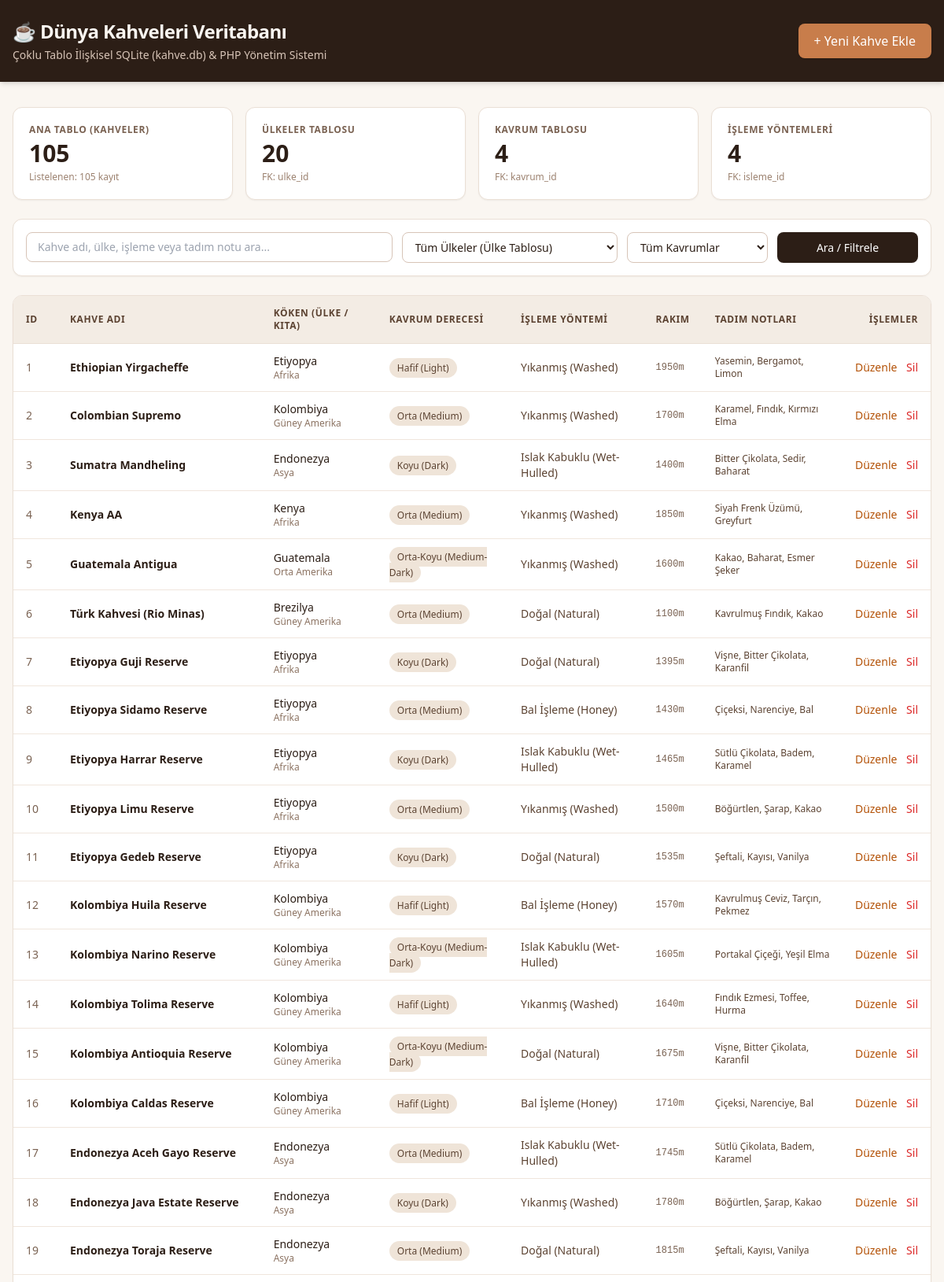
The page / (upper part) on the database its author committed.
### tables this page shows
CREATE TABLE kahveler (
    id INTEGER PRIMARY KEY AUTOINCREMENT,
    kahve_adi TEXT NOT NULL,
    ulke_id INTEGER NOT NULL,
    kavrum_id INTEGER NOT NULL,
    isleme_id INTEGER NOT NULL,
    rakim TEXT NOT NULL,
    tadım_notlari TEXT NOT NULL,
    FOREIGN KEY (ulke_id) REFERENCES ulkeler(id),
    FOREIGN KEY (kavrum_id) REFERENCES kavrum_dereceleri(id),
    FOREIGN KEY (isleme_id) REFERENCES isleme_yontemleri(id)
);

CREATE TABLE ulkeler (
    id INTEGER PRIMARY KEY AUTOINCREMENT,
    ulke_adi TEXT NOT NULL UNIQUE,
    kita TEXT NOT NULL
);

CREATE TABLE kavrum_dereceleri (
    id INTEGER PRIMARY KEY AUTOINCREMENT,
    kavrum_adi TEXT NOT NULL UNIQUE
);

CREATE TABLE isleme_yontemleri (
    id INTEGER PRIMARY KEY AUTOINCREMENT,
    yontem_adi TEXT NOT NULL UNIQUE
);

### index.php (the view, shortened to what this page needs)
<?php
require_once 'includes/baglanti.php';
$ulkeler = $db->query("SELECT * FROM ulkeler ORDER BY ulke_adi ASC")->fetchAll(PDO::FETCH_ASSOC);
$kavrumlar = $db->query("SELECT * FROM kavrum_dereceleri ORDER BY id ASC")->fetchAll(PDO::FETCH_ASSOC);
$islemeYontemleri = $db->query("SELECT * FROM isleme_yontemleri ORDER BY id ASC")->fetchAll(PDO::FETCH_ASSOC);
$arama = trim($_GET['q'] ?? '');
$sql = "
SELECT
    k.id,
    k.kahve_adi,
    k.ulke_id,
    k.kavrum_id,
    k.isleme_id,
    k.rakim,
    k.tadım_notlari,
    u.ulke_adi,
    u.kita,
    kd.kavrum_adi,
    iy.yontem_adi
FROM kahveler k
INNER JOIN ulkeler u ON k.ulke_id = u.id
INNER JOIN kavrum_dereceleri kd ON k.kavrum_id = kd.id
INNER JOIN isleme_yontemleri iy ON k.isleme_id = iy.id
WHERE 1=1
";
$params = [];
$sql .= " ORDER BY k.id ASC";
$stmt = $db->prepare($sql);
$stmt->execute($params);
$kahveler = $stmt->fetchAll(PDO::FETCH_ASSOC);
$toplamKahve = $db->query("SELECT COUNT(*) FROM kahveler")->fetchColumn();
?>
<!DOCTYPE html>
<html lang="tr">
<head>
  <script src="https://cdn.tailwindcss.com"></script>
</head>
<body class="min-h-screen pb-14">
  <header class="bg-[#2C1E16] text-[#FAF6F1] shadow-md">
    <div class="max-w-7xl mx-auto px-4 py-6 flex flex-col sm:flex-row sm:items-center sm:justify-between gap-4">
      <div>
        <h1 class="text-2xl font-bold tracking-tight">☕ Dünya Kahveleri Veritabanı</h1>
        <p class="text-sm text-[#D7C4B7] mt-1">Çoklu Tablo İlişkisel SQLite (kahve.db) & PHP Yönetim Sistemi</p>
      </div>
      <button onclick="yeniModalAc()" class="bg-[#C87D4B] hover:bg-[#b56d3d] text-white font-medium px-5 py-2.5 rounded-lg shadow transition cursor-pointer">
        + Yeni Kahve Ekle
      </button>
    </div>
  </header>
  <main class="max-w-7xl mx-auto px-4 mt-8 space-y-6">
    <div class="grid grid-cols-2 lg:grid-cols-4 gap-4">
      <div class="bg-white p-5 rounded-xl border border-[#EADFD5] shadow-sm">
        <p class="text-xs uppercase tracking-wider text-[#7A6252] font-semibold">Ana Tablo (Kahveler)</p>
        <p class="text-3xl font-bold mt-1"><?= $toplamKahve ?></p>
        <p class="text-xs text-[#9C8270] mt-1">Listelenen: <?= count($kahveler) ?> kayıt</p>
      </div>
      <div class="bg-white p-5 rounded-xl border border-[#EADFD5] shadow-sm">
        <p class="text-xs uppercase tracking-wider text-[#7A6252] font-semibold">Ülkeler Tablosu</p>
        <p class="text-3xl font-bold mt-1"><?= count($ulkeler) ?></p>
        <p class="text-xs text-[#9C8270] mt-1">FK: ulke_id</p>
      </div>
      <div class="bg-white p-5 rounded-xl border border-[#EADFD5] shadow-sm">
        <p class="text-xs uppercase tracking-wider text-[#7A6252] font-semibold">Kavrum Tablosu</p>
        <p class="text-3xl font-bold mt-1"><?= count($kavrumlar) ?></p>
        <p class="text-xs text-[#9C8270] mt-1">FK: kavrum_id</p>
      </div>
      <div class="bg-white p-5 rounded-xl border border-[#EADFD5] shadow-sm">
        <p class="text-xs uppercase tracking-wider text-[#7A6252] font-semibold">İşleme Yöntemleri</p>
        <p class="text-3xl font-bold mt-1"><?= count($islemeYontemleri) ?></p>
        <p class="text-xs text-[#9C8270] mt-1">FK: isleme_id</p>
      </div>
    </div>
    <form method="GET" class="bg-white p-4 rounded-xl border border-[#EADFD5] shadow-sm grid grid-cols-1 md:grid-cols-12 gap-3">
      <div class="md:col-span-5">
        <input type="text" name="q" value="<?= htmlspecialchars($arama) ?>" placeholder="Kahve adı, ülke, işleme veya tadım notu ara..."
               class="w-full px-3.5 py-2 border border-[#D7C4B7] rounded-lg text-sm focus:outline-none focus:ring-2 focus:ring-[#C87D4B]" />
      </div>
      <div class="md:col-span-3">
        <select name="ulke" class="w-full px-3 py-2 border border-[#D7C4B7] rounded-lg text-sm bg-white">
          <option value="">Tüm Ülkeler (Ülke Tablosu)</option>
        </select>
      </div>
      <div class="md:col-span-2">
        <select name="kavrum" class="w-full px-3 py-2 border border-[#D7C4B7] rounded-lg text-sm bg-white">
          <option value="">Tüm Kavrumlar</option>
        </select>
      </div>
      <div class="md:col-span-2 flex gap-2">
        <button type="submit" class="w-full bg-[#2C1E16] hover:bg-[#432f23] text-white text-sm font-medium py-2 px-3 rounded-lg cursor-pointer">
          Ara / Filtrele
        </button>
      </div>
    </form>
    <div class="bg-white rounded-xl border border-[#EADFD5] shadow-sm overflow-hidden">
      <div class="overflow-x-auto">
        <table class="w-full text-left border-collapse">
          <thead>
            <tr class="bg-[#F3ECE4] text-[#5C4332] text-xs uppercase tracking-wider border-b border-[#EADFD5]">
              <th class="py-3.5 px-4 font-semibold">ID</th>
              <th class="py-3.5 px-4 font-semibold">Kahve Adı</th>
              <th class="py-3.5 px-4 font-semibold">Köken (Ülke / Kıta)</th>
              <th class="py-3.5 px-4 font-semibold">Kavrum Derecesi</th>
              <th class="py-3.5 px-4 font-semibold">İşleme Yöntemi</th>
              <th class="py-3.5 px-4 font-semibold">Rakım</th>
              <th class="py-3.5 px-4 font-semibold">Tadım Notları</th>
              <th class="py-3.5 px-4 font-semibold text-right">İşlemler</th>
            </tr>
          </thead>
          <tbody class="divide-y divide-[#F0E6DD] text-sm">
            <?php if (empty($kahveler)): ?>
              <tr>
                <td colspan="8" class="py-8 text-center text-[#7A6252]">Arama kriterlerine uygun kayıt bulunamadı.</td>
              </tr>
            <?php else: ?>
              <?php foreach ($kahveler as $k): ?>
                <tr class="hover:bg-[#FCF9F6] transition">
                  <td class="py-3 px-4 font-medium text-[#7A6252]"><?= $k['id'] ?></td>
                  <td class="py-3 px-4 font-semibold text-[#2C1E16]"><?= htmlspecialchars($k['kahve_adi']) ?></td>
                  <td class="py-3 px-4">
                    <span class="font-medium"><?= htmlspecialchars($k['ulke_adi']) ?></span>
                    <span class="text-xs text-[#8C7362] block"><?= htmlspecialchars($k['kita']) ?></span>
                  </td>
                  <td class="py-3 px-4">
                    <span class="px-2.5 py-1 rounded-full text-xs font-medium bg-[#EFE4D8] text-[#5C4332]">
                      <?= htmlspecialchars($k['kavrum_adi']) ?>
                    </span>
                  </td>
                  <td class="py-3 px-4 text-[#5C4332]"><?= htmlspecialchars($k['yontem_adi']) ?></td>
                  <td class="py-3 px-4 text-xs font-mono text-[#7A6252]"><?= htmlspecialchars($k['rakim']) ?></td>
                  <td class="py-3 px-4 text-xs text-[#5C4332]"><?= htmlspecialchars($k['tadım_notlari']) ?></td>
                  <td class="py-3 px-4 text-right whitespace-nowrap space-x-2">
                    <button onclick='duzenleModalAc(<?= json_encode($k, JSON_HEX_APOS | JSON_HEX_QUOT) ?>)'
                            class="text-amber-700 hover:underline font-medium cursor-pointer">Düzenle</button>
                    <form method="POST" class="inline" onsubmit="return confirm('ID #<?= $k['id'] ?> kaydını silmek istediğine emin misin?');">
                      <button type="submit" class="text-red-600 hover:underline font-medium cursor-pointer">Sil</button>
                    </form>
                  </td>
                </tr>
              <?php endforeach; ?>
            <?php endif; ?>
          </tbody>
        </table>
      </div>
    </div>
  </main>
</body>
</html>

### index.php (style rules this page uses)
body { background-color: #FAF6F1; color: #2C1E16; font-family: system-ui, -apple-system, sans-serif; }

### rows shown on the page
kahveler: id "1", kahve_adi "Ethiopian Yirgacheffe", ulke.ulke_adi "Etiyopya", ulke.kita "Afrika", kavrum.kavrum_adi "Hafif (Light)", isleme.yontem_adi "Yıkanmış (Washed)", rakim "1950m", tadım_notlari "Yasemin, Bergamot, Limon"
kahveler: id "2", kahve_adi "Colombian Supremo", ulke.ulke_adi "Kolombiya", ulke.kita "Güney Amerika", kavrum.kavrum_adi "Orta (Medium)", isleme.yontem_adi "Yıkanmış (Washed)", rakim "1700m", tadım_notlari "Karamel, Fındık, Kırmızı Elma"
kahveler: id "3", kahve_adi "Sumatra Mandheling", ulke.ulke_adi "Endonezya", ulke.kita "Asya", kavrum.kavrum_adi "Koyu (Dark)", isleme.yontem_adi "Islak Kabuklu (Wet-Hulled)", rakim "1400m", tadım_notlari "Bitter Çikolata, Sedir, Baharat"
kahveler: id "4", kahve_adi "Kenya AA", ulke.ulke_adi "Kenya", ulke.kita "Afrika", kavrum.kavrum_adi "Orta (Medium)", isleme.yontem_adi "Yıkanmış (Washed)", rakim "1850m", tadım_notlari "Siyah Frenk Üzümü, Greyfurt"
kahveler: id "5", kahve_adi "Guatemala Antigua", ulke.ulke_adi "Guatemala", ulke.kita "Orta Amerika", kavrum.kavrum_adi "Orta-Koyu (Medium-Dark)", isleme.yontem_adi "Yıkanmış (Washed)", rakim "1600m", tadım_notlari "Kakao, Baharat, Esmer Şeker"
kahveler: id "6", kahve_adi "Türk Kahvesi (Rio Minas)", ulke.ulke_adi "Brezilya", ulke.kita "Güney Amerika", kavrum.kavrum_adi "Orta (Medium)", isleme.yontem_adi "Doğal (Natural)", rakim "1100m", tadım_notlari "Kavrulmuş Fındık, Kakao"
kahveler: id "7", kahve_adi "Etiyopya Guji Reserve", ulke.ulke_adi "Etiyopya", ulke.kita "Afrika", kavrum.kavrum_adi "Koyu (Dark)", isleme.yontem_adi "Doğal (Natural)", rakim "1395m", tadım_notlari "Vişne, Bitter Çikolata, Karanfil"
kahveler: id "8", kahve_adi "Etiyopya Sidamo Reserve", ulke.ulke_adi "Etiyopya", ulke.kita "Afrika", kavrum.kavrum_adi "Orta (Medium)", isleme.yontem_adi "Bal İşleme (Honey)", rakim "1430m", tadım_notlari "Çiçeksi, Narenciye, Bal"
kahveler: id "9", kahve_adi "Etiyopya Harrar Reserve", ulke.ulke_adi "Etiyopya", ulke.kita "Afrika", kavrum.kavrum_adi "Koyu (Dark)", isleme.yontem_adi "Islak Kabuklu (Wet-Hulled)", rakim "1465m", tadım_notlari "Sütlü Çikolata, Badem, Karamel"
kahveler: id "10", kahve_adi "Etiyopya Limu Reserve", ulke.ulke_adi "Etiyopya", ulke.kita "Afrika", kavrum.kavrum_adi "Orta (Medium)", isleme.yontem_adi "Yıkanmış (Washed)", rakim "1500m", tadım_notlari "Böğürtlen, Şarap, Kakao"
kahveler: id "11", kahve_adi "Etiyopya Gedeb Reserve", ulke.ulke_adi "Etiyopya", ulke.kita "Afrika", kavrum.kavrum_adi "Koyu (Dark)", isleme.yontem_adi "Doğal (Natural)", rakim "1535m", tadım_notlari "Şeftali, Kayısı, Vanilya"
kahveler: id "12", kahve_adi "Kolombiya Huila Reserve", ulke.ulke_adi "Kolombiya", ulke.kita "Güney Amerika", kavrum.kavrum_adi "Hafif (Light)", isleme.yontem_adi "Bal İşleme (Honey)", rakim "1570m", tadım_notlari "Kavrulmuş Ceviz, Tarçın, Pekmez"
kahveler: id "13", kahve_adi "Kolombiya Narino Reserve", ulke.ulke_adi "Kolombiya", ulke.kita "Güney Amerika", kavrum.kavrum_adi "Orta-Koyu (Medium-Dark)", isleme.yontem_adi "Islak Kabuklu (Wet-Hulled)", rakim "1605m", tadım_notlari "Portakal Çiçeği, Yeşil Elma"
kahveler: id "14", kahve_adi "Kolombiya Tolima Reserve", ulke.ulke_adi "Kolombiya", ulke.kita "Güney Amerika", kavrum.kavrum_adi "Hafif (Light)", isleme.yontem_adi "Yıkanmış (Washed)", rakim "1640m", tadım_notlari "Fındık Ezmesi, Toffee, Hurma"
kahveler: id "15", kahve_adi "Kolombiya Antioquia Reserve", ulke.ulke_adi "Kolombiya", ulke.kita "Güney Amerika", kavrum.kavrum_adi "Orta-Koyu (Medium-Dark)", isleme.yontem_adi "Doğal (Natural)", rakim "1675m", tadım_notlari "Vişne, Bitter Çikolata, Karanfil"
kahveler: id "16", kahve_adi "Kolombiya Caldas Reserve", ulke.ulke_adi "Kolombiya", ulke.kita "Güney Amerika", kavrum.kavrum_adi "Hafif (Light)", isleme.yontem_adi "Bal İşleme (Honey)", rakim "1710m", tadım_notlari "Çiçeksi, Narenciye, Bal"
kahveler: id "17", kahve_adi "Endonezya Aceh Gayo Reserve", ulke.ulke_adi "Endonezya", ulke.kita "Asya", kavrum.kavrum_adi "Orta (Medium)", isleme.yontem_adi "Islak Kabuklu (Wet-Hulled)", rakim "1745m", tadım_notlari "Sütlü Çikolata, Badem, Karamel"
kahveler: id "18", kahve_adi "Endonezya Java Estate Reserve", ulke.ulke_adi "Endonezya", ulke.kita "Asya", kavrum.kavrum_adi "Koyu (Dark)", isleme.yontem_adi "Yıkanmış (Washed)", rakim "1780m", tadım_notlari "Böğürtlen, Şarap, Kakao"
kahveler: id "19", kahve_adi "Endonezya Toraja Reserve", ulke.ulke_adi "Endonezya", ulke.kita "Asya", kavrum.kavrum_adi "Orta (Medium)", isleme.yontem_adi "Doğal (Natural)", rakim "1815m", tadım_notlari "Şeftali, Kayısı, Vanilya"

### other values the page prints
$toplamKahve "105"
count($kahveler) "105"
count($ulkeler) "20"
count($kavrumlar) "4"
count($islemeYontemleri) "4"
